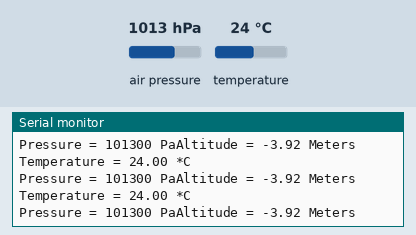
This sketch was run on a simulated Arduino Uno, built with avr-gcc and run on an emulated ATmega328P. On the bench: the last lines printed to the serial monitor. The inputs (shaded band) are chosen by the test bench; at power-on: air pressure 1013 hPa, temperature 24 °C.

Above: at 1.2 s.
1.3 s: air pressure set to 952 hPa
At 1.85 s:
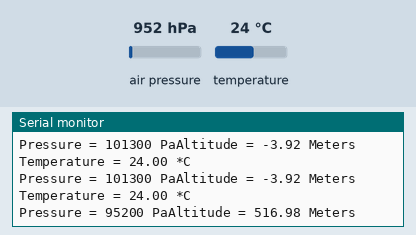
2.8 s: temperature set to 12 °C
At 2.86 s:
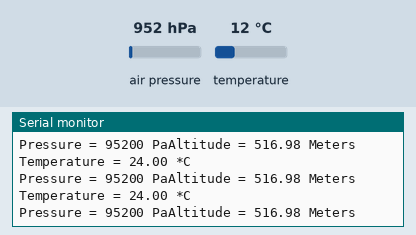
4.3 s: air pressure set to 975 hPa
At 4.39 s:
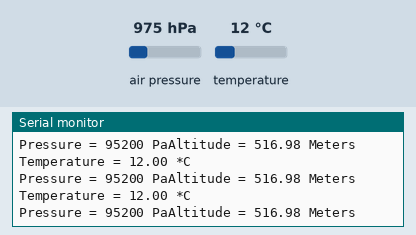
Timing chart, 0 to 7.3 s (numbered marks = the images above; inputs shaded):
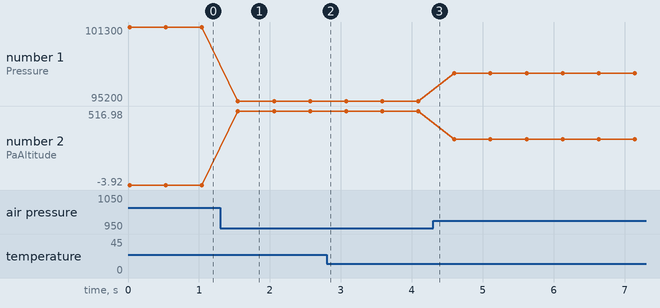

The sketch:

Barometer.ino
```cpp
#include <util/delay.h>
#include "Adafruit_BMP085.h"
#include <Wire.h>
Adafruit_BMP085 bmp;
void setup() {
  Serial.begin(9600);
  bmp.begin();
}

void loop() {
Serial.print("Temperature = ");
Serial.print(bmp.readTemperature());
Serial.println(" *C");
Serial.print("Pressure = ");
Serial.print(bmp.readPressure());
Serial.print(" Pa");
Serial.print("Altitude = ");
Serial.print(bmp.readAltitude(101253));
Serial.print(" Meters");
Serial.println();
delay(500);

}
```

Measured:
- after the input at 1.3 s, the serial monitor: prints a new line after 0.25 s (image 1)
- plotted number 1: 101300 → 95200 after the input at 1.3 s, 95200 → 97500 after the input at 4.3 s
- plotted number 2: -3.92 → 516.98 after the input at 1.3 s, 516.98 → 317.49 after the input at 4.3 s
